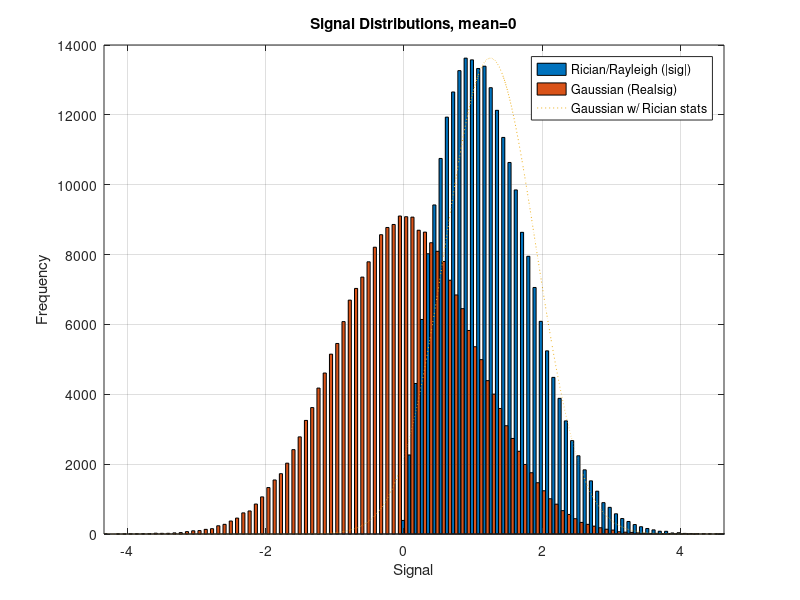

Recreate this plot in MATLAB. (Note: this script raises an error after producing the figure.)
% -- Show distributions Gaussian, Rician (& Rayleigh)
%

N=100;					% # histogram bins
Ns=500;					% # samples
if (~exist('sigmean'))
  sigmean = 0;				% Mean signal
end;

dat = randn(Ns,Ns)+i*randn(Ns,Ns)+sigmean;	
dat = dat(:);
[yreal,x] = hist(real(dat),N);
[ymag]= hist(abs(dat),x);
mn = mean(abs(dat));
sg = std(abs(dat));
hold off;
bar(x,[ymag' yreal'],1);
hold on;
tt = sprintf('%g*normpdf(x,%g,%g)',sqrt(2*pi*sg*sg)*max(ymag),mn,sg);
fplot(tt,[min(x),max(x)],':');

legend('Rician/Rayleigh (|sig|)','Gaussian (Real{sig})','Gaussian w/ Rician stats');
grid on;
title('Signal Distributions, mean=0');
xlabel('Signal');
ylabel('Frequency');

setprops;

